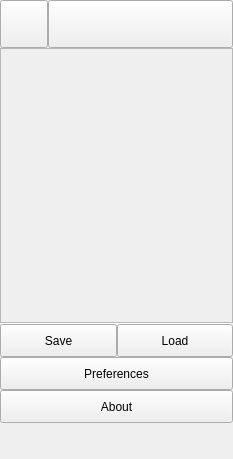
<?xml version="1.0" encoding="UTF-8"?>
<ui version="4.0">
 <class>ToolBrowser</class>
 <widget class="QWidget" name="ToolBrowser">
  <property name="geometry">
   <rect>
    <x>0</x>
    <y>0</y>
    <width>233</width>
    <height>459</height>
   </rect>
  </property>
  <property name="sizePolicy">
   <sizepolicy hsizetype="Preferred" vsizetype="Preferred">
    <horstretch>0</horstretch>
    <verstretch>0</verstretch>
   </sizepolicy>
  </property>
  <property name="minimumSize">
   <size>
    <width>200</width>
    <height>0</height>
   </size>
  </property>
  <property name="windowTitle">
   <string>Form</string>
  </property>
  <property name="styleSheet">
   <string notr="true">#btnSave,#btnLoad,#btnPreferences,#btnAbout {
 text-align: center;
 height: 25px;
}

#logo {
background-image: url(:/gui/icons/scopy-default/icons/logo_analog.svg);
background-repeat: no-repeat;
background-position: center center;
background-repeat: no-repeat;
min-height:36px;
}

#btnCollapseMini {
 height:40px;
 width:40px;
 background-repeat: no-repeat;
 background-position: center center;
}

#btnCollapse {
 height:40px;
 background-image: url(:/gui/icons/scopy-default/icons/logo.svg);
 background-repeat: no-repeat;
 background-position: center center;
}

</string>
  </property>
  <layout class="QVBoxLayout" name="verticalLayout">
   <property name="spacing">
    <number>0</number>
   </property>
   <property name="leftMargin">
    <number>0</number>
   </property>
   <property name="topMargin">
    <number>0</number>
   </property>
   <property name="rightMargin">
    <number>0</number>
   </property>
   <property name="bottomMargin">
    <number>0</number>
   </property>
   <item>
    <widget class="QWidget" name="btnCollapse_2" native="true">
     <layout class="QHBoxLayout" name="horizontalLayout_3">
      <property name="spacing">
       <number>0</number>
      </property>
      <property name="leftMargin">
       <number>0</number>
      </property>
      <property name="topMargin">
       <number>0</number>
      </property>
      <property name="rightMargin">
       <number>0</number>
      </property>
      <property name="bottomMargin">
       <number>0</number>
      </property>
      <item>
       <widget class="QPushButton" name="btnCollapseMini">
        <property name="sizePolicy">
         <sizepolicy hsizetype="Fixed" vsizetype="Fixed">
          <horstretch>0</horstretch>
          <verstretch>0</verstretch>
         </sizepolicy>
        </property>
        <property name="text">
         <string/>
        </property>
        <property name="checkable">
         <bool>true</bool>
        </property>
       </widget>
      </item>
      <item>
       <widget class="QPushButton" name="btnCollapse">
        <property name="text">
         <string/>
        </property>
       </widget>
      </item>
     </layout>
    </widget>
   </item>
   <item>
    <widget class="QWidget" name="homePlaceholder" native="true">
     <layout class="QVBoxLayout" name="verticalLayout_2">
      <property name="spacing">
       <number>0</number>
      </property>
      <property name="leftMargin">
       <number>0</number>
      </property>
      <property name="topMargin">
       <number>0</number>
      </property>
      <property name="rightMargin">
       <number>0</number>
      </property>
      <property name="bottomMargin">
       <number>0</number>
      </property>
     </layout>
    </widget>
   </item>
   <item>
    <widget class="QScrollArea" name="scrollArea">
     <property name="horizontalScrollBarPolicy">
      <enum>Qt::ScrollBarAlwaysOff</enum>
     </property>
     <property name="sizeAdjustPolicy">
      <enum>QAbstractScrollArea::AdjustIgnored</enum>
     </property>
     <property name="widgetResizable">
      <bool>true</bool>
     </property>
     <widget class="scopy::ToolMenu" name="wToolMenu">
      <property name="geometry">
       <rect>
        <x>0</x>
        <y>0</y>
        <width>231</width>
        <height>16</height>
       </rect>
      </property>
      <property name="sizePolicy">
       <sizepolicy hsizetype="Minimum" vsizetype="Maximum">
        <horstretch>0</horstretch>
        <verstretch>0</verstretch>
       </sizepolicy>
      </property>
     </widget>
    </widget>
   </item>
   <item>
    <widget class="Line" name="line">
     <property name="enabled">
      <bool>true</bool>
     </property>
     <property name="maximumSize">
      <size>
       <width>16777215</width>
       <height>1</height>
      </size>
     </property>
     <property name="orientation">
      <enum>Qt::Horizontal</enum>
     </property>
     <property name="subsection_line" stdset="0">
      <bool>true</bool>
     </property>
    </widget>
   </item>
   <item>
    <widget class="QWidget" name="saveLoadGroup" native="true">
     <layout class="QHBoxLayout" name="horizontalLayout">
      <property name="spacing">
       <number>0</number>
      </property>
      <property name="leftMargin">
       <number>0</number>
      </property>
      <property name="topMargin">
       <number>0</number>
      </property>
      <property name="rightMargin">
       <number>0</number>
      </property>
      <property name="bottomMargin">
       <number>0</number>
      </property>
      <item>
       <widget class="QPushButton" name="btnSave">
        <property name="text">
         <string>Save</string>
        </property>
       </widget>
      </item>
      <item>
       <widget class="QPushButton" name="btnLoad">
        <property name="text">
         <string>Load</string>
        </property>
       </widget>
      </item>
     </layout>
    </widget>
   </item>
   <item>
    <widget class="QPushButton" name="btnPreferences">
     <property name="text">
      <string>Preferences</string>
     </property>
     <property name="checkable">
      <bool>true</bool>
     </property>
     <property name="flat">
      <bool>false</bool>
     </property>
    </widget>
   </item>
   <item>
    <widget class="QPushButton" name="btnAbout">
     <property name="text">
      <string>About</string>
     </property>
     <property name="checkable">
      <bool>true</bool>
     </property>
    </widget>
   </item>
   <item>
    <widget class="QLabel" name="logo">
     <property name="enabled">
      <bool>true</bool>
     </property>
     <property name="sizePolicy">
      <sizepolicy hsizetype="Preferred" vsizetype="Fixed">
       <horstretch>0</horstretch>
       <verstretch>0</verstretch>
      </sizepolicy>
     </property>
     <property name="minimumSize">
      <size>
       <width>0</width>
       <height>36</height>
      </size>
     </property>
    </widget>
   </item>
  </layout>
 </widget>
 <customwidgets>
  <customwidget>
   <class>scopy::ToolMenu</class>
   <extends>QWidget</extends>
   <header>toolmenu.h</header>
   <container>1</container>
  </customwidget>
 </customwidgets>
 <resources/>
 <connections/>
</ui>
